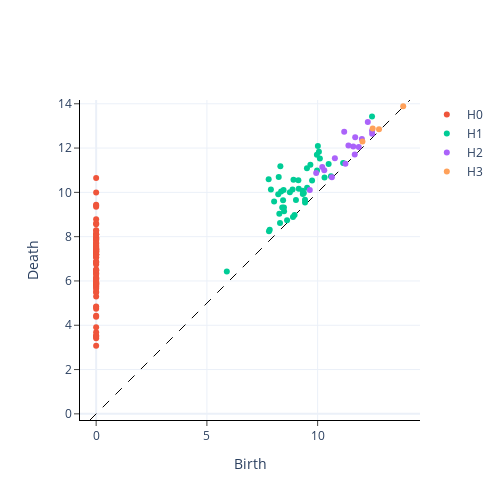

Notebook code for this chart:
### Code cell
# Now, left_diagrams and right_diagrams are lists of persistence diagrams.
# You can inspect the first one:
print("Example of a calculated diagram's shape:")
print(left_diagrams[0].shape)

# You can then plot one of them just like before:
print("Plotting the diagram for the first slice of the left channel:")

plot_diagram(left_diagrams[3][0])
